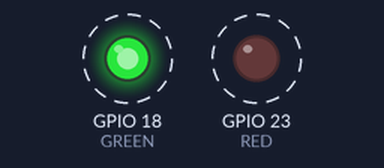
A program run on a simulated Raspberry Pi (BCM pin numbers). Parts: output pins drawn as LEDs (lit = HIGH). Dashed ring = blinking. What the program prints to the terminal is not drawn.

Above: at 0.5 s.
Timing chart, 0 to 4.6 s (numbered marks = the images above):
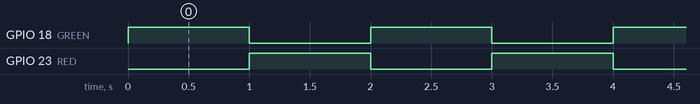

Measured:
- by itself, GPIO 18 (GREEN), GPIO 23 (RED): alternates HIGH for 1.0 s and LOW for 1.0 s

The program:

flash_leds.py
```python
 #!/usr/bin/env python

import RPi.GPIO as GPIO, time

GPIO.setmode(GPIO.BCM)
GREEN = 18
RED = 23
GPIO.setup(GREEN, GPIO.OUT)
GPIO.setup(RED, GPIO.OUT)

x = 1
while True:
	if x == 1:
		GPIO.output(GREEN, True)
		GPIO.output(RED, False)
		x = 2
		time.sleep(1)
	elif x == 2:
		GPIO.output(GREEN, False)
		GPIO.output(RED, True)
		time.sleep(1)
		x = 1
	print "in loop\n"
```
